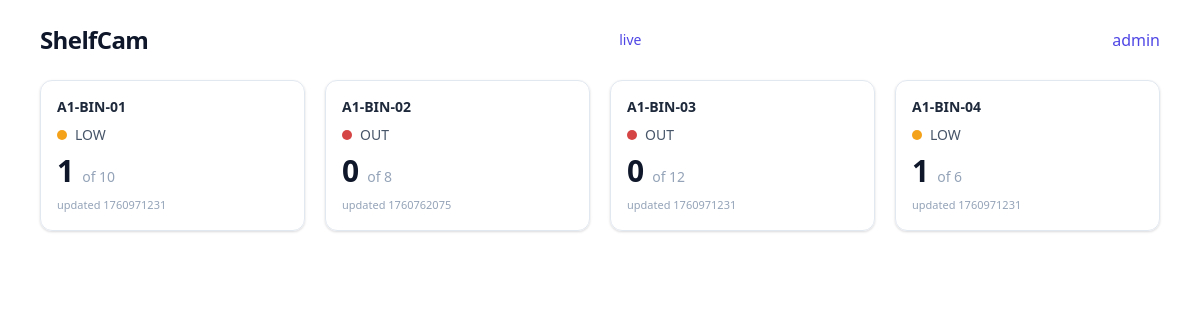
The page / on the database its author committed.
### tables this page shows
CREATE TABLE shelves (
            key TEXT PRIMARY KEY,
            name TEXT,
            capacity INTEGER DEFAULT 10,
            count INTEGER DEFAULT 0,
            updated_at INTEGER DEFAULT 0
        );

### app.py (the view)
@app.get("/", response_class=HTMLResponse)
def home(request: Request):
    return templates.TemplateResponse(
        "home.html",
        {"request": request, "shelves": db_get_shelves()}
    )

### templates/home.html (shortened to what this page needs)
{% extends "base.html" %}
{% block body %}
  <div class="flex items-center justify-between">
    <h1 class="text-2xl font-semibold tracking-tight">ShelfCam</h1>
    <a href="/live" class="text-indigo-600 hover:text-indigo-800 text-sm font-medium">live</a>
    <a href="/admin" class="text-indigo-600 font-medium">admin</a>
  </div>
  <div id="shelf-grid"
       class="grid grid-cols-1 sm:grid-cols-2 lg:grid-cols-4 gap-5 mt-6"
       hx-get="/partials/shelves"
       hx-trigger="load, every 1s"
       hx-swap="innerHTML">
    {% include "shelves.html" %}
  </div>
{% endblock %}

### templates/base.html (shortened to what this page needs)
<!doctype html>
<html lang="en">
<head>
  <script src="https://cdn.tailwindcss.com"></script>
  <link rel="stylesheet" href="/static/app.css" />
</head>
<body class="bg-white text-slate-900">
  <div class="max-w-6xl mx-auto px-4 py-6">
    {% block body %}{% endblock %}
  </div>
</body>
</html>

### templates/shelves.html
{% for s in shelves %}
  {% set color = {'ok':'#18a957','low':'#f4a21a','out':'#d64545'}[s.status] %}
  <a href="/shelf/{{ s.key }}" class="block">
    <div class="card rounded-xl border border-slate-200 p-4 hover:border-indigo-300 transition">
      <div class="text-sm font-semibold text-slate-800">{{ s.name }}</div>
      <div class="mt-2 flex items-center gap-2 text-sm">
        <span class="inline-block w-2.5 h-2.5 rounded-full"
        style="background-color: {{ color }};"></span>
        <span class="uppercase text-slate-600">{{ s.status }}</span>
      </div>
      <div class="mt-2 flex items-baseline gap-2">
        <div class="text-3xl font-semibold tabular-nums">{{ s.count }}</div>
        <div class="text-slate-400 text-sm">of {{ s.capacity }}</div>
      </div>
      <div class="mt-2 text-[11px] text-slate-400">updated {{ s.updated_at }}</div>
    </div>
  </a>
{% endfor %}

### templates/base.html (style rules this page uses)
.card { box-shadow: 0 1px 2px rgba(16,24,40,.06),0 1px 3px rgba(16,24,40,.10); }

### rows shown on the page
shelves: name "A1-BIN-01", status "LOW", count "1", capacity "10", updated_at "1760971231"
shelves: name "A1-BIN-02", status "OUT", count "0", capacity "8", updated_at "1760762075"
shelves: name "A1-BIN-03", status "OUT", count "0", capacity "12", updated_at "1760971231"
shelves: name "A1-BIN-04", status "LOW", count "1", capacity "6", updated_at "1760971231"
